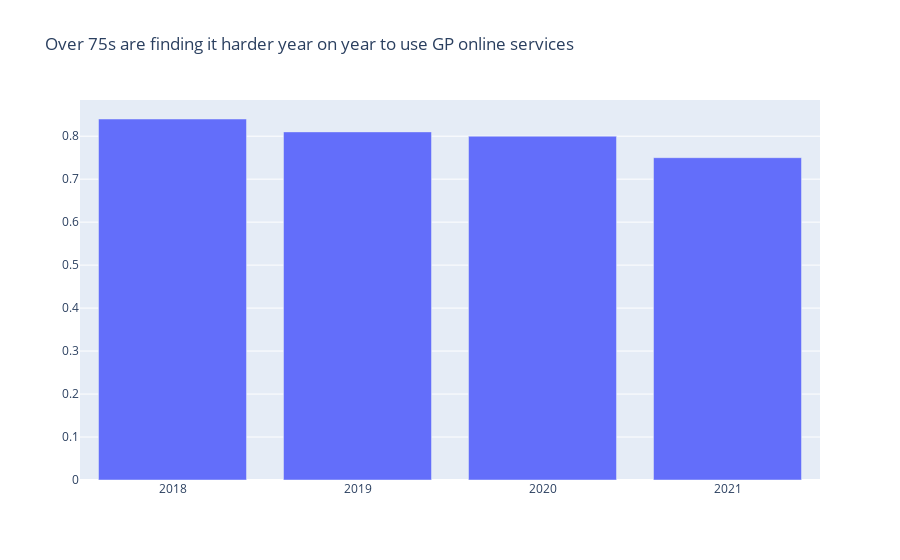

Source (notebook cell):
### Code cell
data0 = go.Bar (x = ease_use_75_and_over.Year,
    y = ease_use_75_and_over.Easy_P, name = "Ease" )

layout = go.Layout(title = 'Over 75s are finding it harder year on year to use GP online services')

figure = go.Figure(data = data0, layout = layout)
figure.show()

### Figure 1 — Plotly figure (JSON) as saved in the notebook; plotly's stock layout.template omitted (floating-point values rounded to 4 significant figures)
{"data": [{"name": "Ease", "type": "bar", "x": ["2018", "2019", "2020", "2021"], "y": [0.84, 0.81, 0.8, 0.75]}], "layout": {"title": {"text": "Over 75s are finding it harder year on year to use GP online services"}}}
